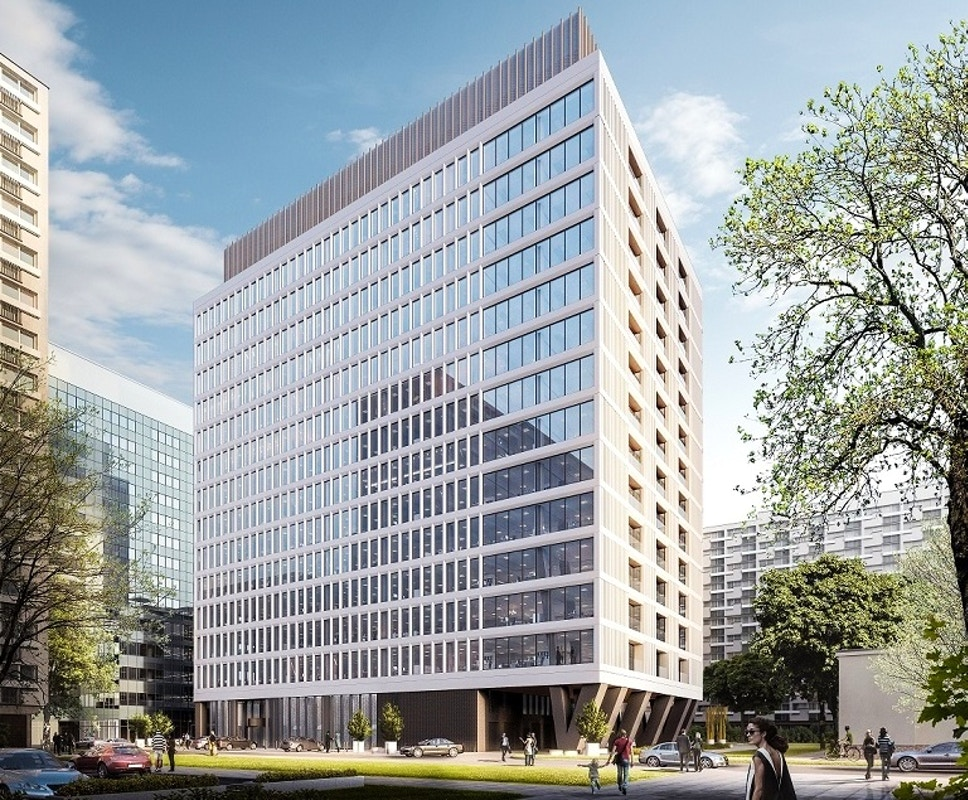
%> input picture 210408/Atrium2.jpg, 968 x 800 px
$ octave ex_13.m   (GNU Octave 9; MATLAB toolbox functions it lacks are replaced by stand-ins)
%> lines starting %> are read from the running program, lines starting %| are printed output that depends on the picture
I = imread('Atrium2.jpg');
%> I is the input picture: size 800x968x3 uint8; mean R, G, B 155.6, 162.1, 163.5
I_sm2 = imresize(I,0.5,'nearest');
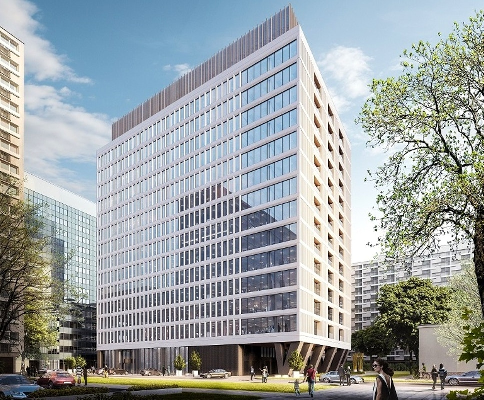
%> I_sm2: size 400x484x3 uint8; mean R, G, B 155.3, 161.9, 163.1
I_sm3 = imresize(I,1.5,'bilinear');
I_sm4 = imresize(I,2.5,'bicubic');
figure, subplot(1,3,1), imshow(I_sm2), ...
title('Nearest-neighbor Interpolation');
subplot(1,3,2), imshow(I_sm3), title('Bilinear Interpolation');
subplot(1,3,3), imshow(I_sm4), title('Bicubic Interpolation');
%> after `title('Bicubic Interpolation')`:
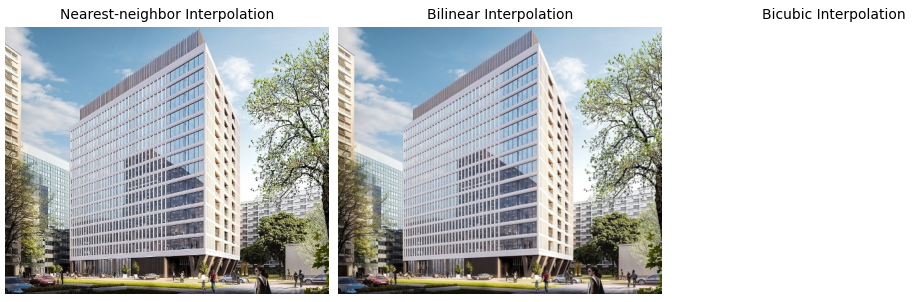
%> figure redrawn from the program's plot data, 3 panels

$ run again, with 210408/drop_img.jpg copied over 210408/Atrium2.jpg
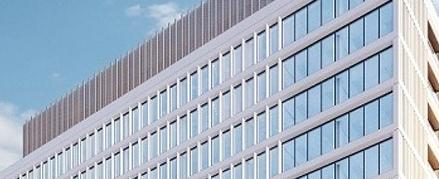
%> input picture 210408/drop_img.jpg, 439 x 179 px
%> I is the input picture: size 179x439x3 uint8; mean R, G, B 166.8, 180.7, 196.4
%> `I_sm2 = imresize(I,0.5,'nearest');`:
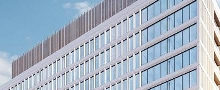
%> I_sm2: size 90x220x3 uint8; mean R, G, B 166.8, 180.5, 196.4
%> `I_sm3 = imresize(I,1.5,'bilinear');`:
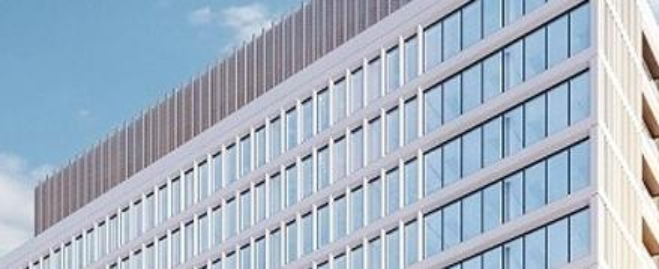
%> I_sm3: size 269x659x3 uint8; mean R, G, B 166.8, 180.7, 196.4
